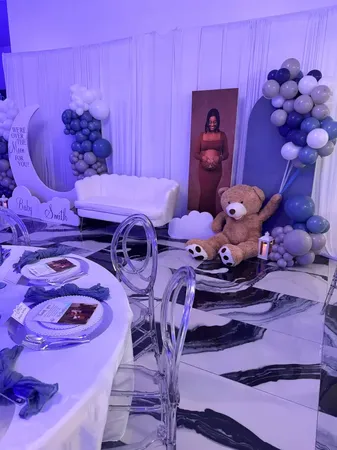
#> input picture public/images/Carousel/babyshower10.webp, 337 x 450 px; its folder holds 4 pictures in this run
$ python resize_carousel_webp_images.py
#> lines starting #> are read from the running program, lines starting #| are printed output that depends on the picture
from PIL import Image
import os

# Directory containing the images
folder = os.path.join(os.path.dirname(os.path.abspath(__file__)), "..", "public", "images", "Carousel")

# Scale factor for both width and height
scale_factor = 0.5

# Process all .webp files in the folder
for filename in os.listdir(folder):
    if filename.lower().endswith('.webp'):
        filepath = os.path.join(folder, filename)
        with Image.open(filepath) as img:
#> img is the input picture: PIL image 337x450 RGB; mean R, G, B 128.8, 111.3, 193.8
            new_width = max(1, int(img.size[0] * scale_factor))
#> new_width = 168
            new_height = max(1, int(img.size[1] * scale_factor))
#> new_height = 225
            img_resized = img.resize((new_width, new_height), Image.LANCZOS)
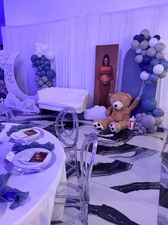
#> img_resized: PIL image 168x225 RGB; mean R, G, B 128.8, 111.3, 193.8
            img_resized.save(filepath, 'WEBP')
#> pass 2 of the loop `for filename in os.listdir(folder):`:
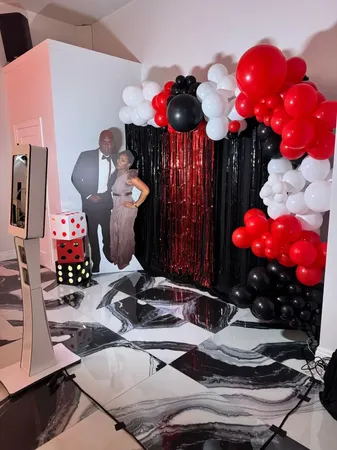
#> input picture public/images/Carousel/birthday10.webp, 337 x 450 px
#> img is the input picture: PIL image 337x450 RGB; mean R, G, B 134.2, 104.5, 108.7
#> `img_resized = img.resize((new_width, new_height), Image.LANCZOS)`:
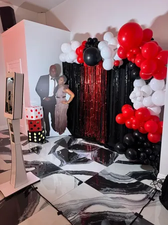
#> img_resized: PIL image 168x225 RGB; mean R, G, B 134.2, 104.5, 108.8
#> pass 3 of the loop `for filename in os.listdir(folder):`:
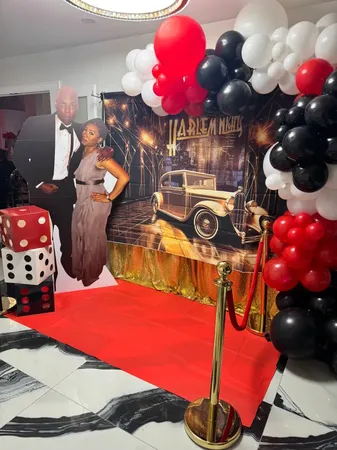
#> input picture public/images/Carousel/birthday11.webp, 337 x 450 px
#> img is the input picture: PIL image 337x450 RGB; mean R, G, B 146, 97.8, 91.5
#> `img_resized = img.resize((new_width, new_height), Image.LANCZOS)`:
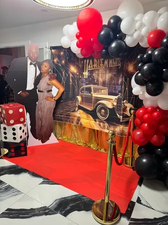
#> img_resized: PIL image 168x225 RGB; mean R, G, B 146, 97.8, 91.5
#> the loop made 4 passes; the first 3 are shown
print("All .webp images resized to 50% of original dimensions, maintaining aspect ratio.")
